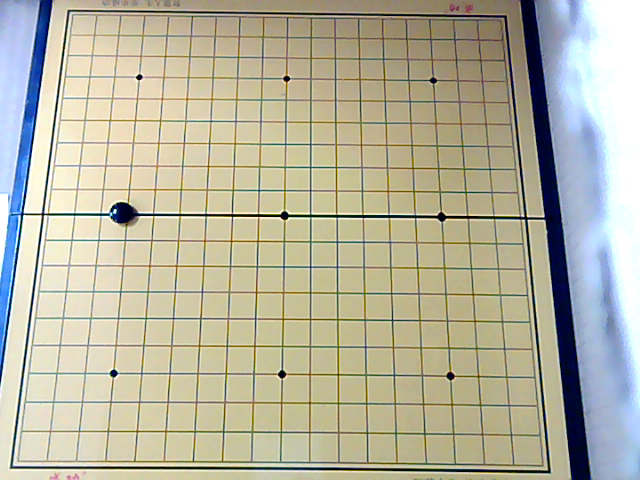
#> input picture 10.png, 640 x 480 px
$ python photo.py
#> lines starting #> are read from the running program, lines starting #| are printed output that depends on the picture
import cv2
import numpy as np
from matplotlib import pyplot as plt


a = cv2.imread('10.png')
#> a is the input picture: shape (480, 640, 3); mean B, G, R 159.8, 179.9, 182.7
rows, cols, channels = a.shape
#> rows = 480; cols = 640; channels = 3
cv2.imshow('origin',a)

plt.imshow(a,'gray')
plt.show()
list1 = np.float32([[71, 14], [499, 17], [16, 458], [542, 461]])
list2 = np.float32([[0, 0], [720, 0], [0, 720], [720, 720]])
M = cv2.getPerspectiveTransform(list1, list2)
         #M = cv2.findHomography(list1,list2)
img_perspective = cv2.warpPerspective(a, M, (720, 720))
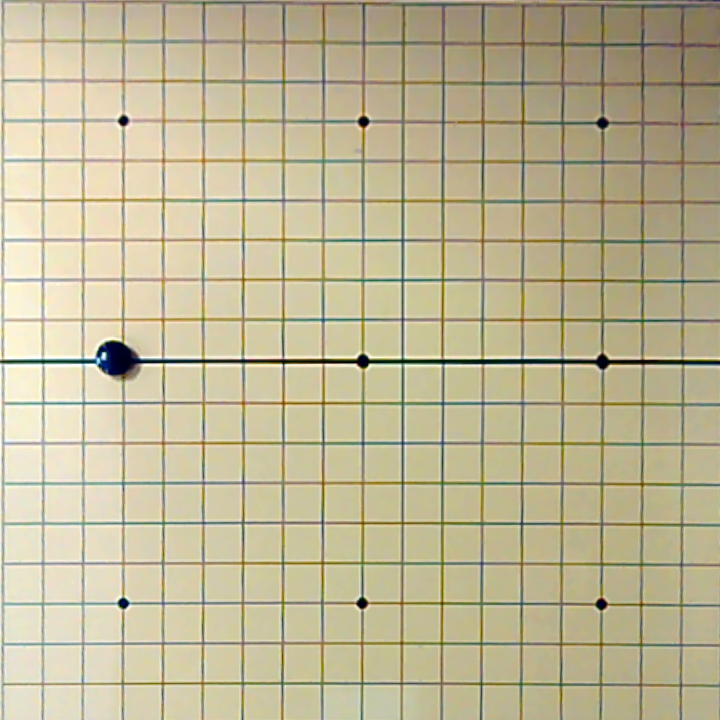
#> img_perspective: shape (720, 720, 3); mean B, G, R 150.2, 182.7, 190.9

print('perspective:\n', M)
cv2.imwrite("model3.jpg", img_perspective)

plt.imshow(img_perspective,'gray')
plt.show()
cv2.imshow('perspective',img_perspective)


cv2.waitKey(0)

$ run again, with 0.png copied over 10.png
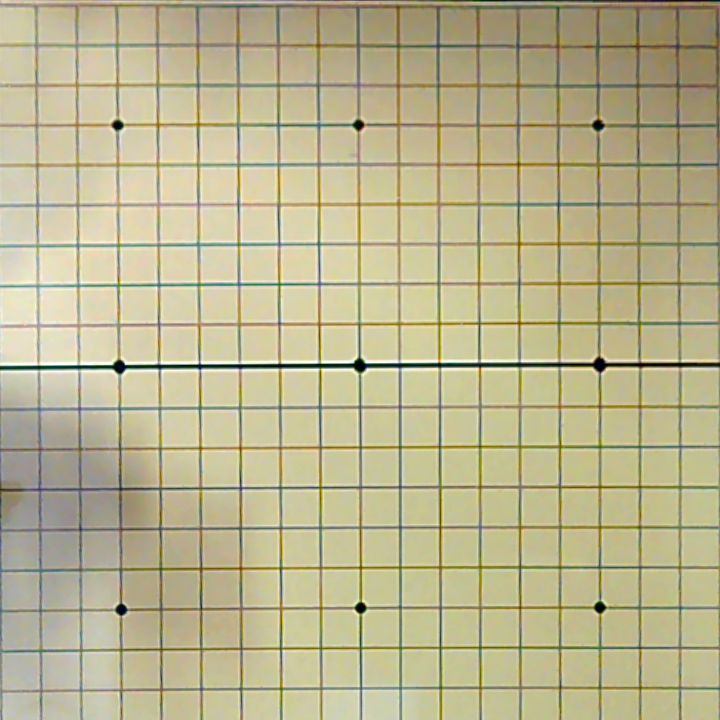
#> input picture 0.png, 720 x 720 px
#> a is the input picture: shape (720, 720, 3); mean B, G, R 143.7, 180.4, 186.5
#> `img_perspective = cv2.warpPerspective(a, M, (720, 720))`:
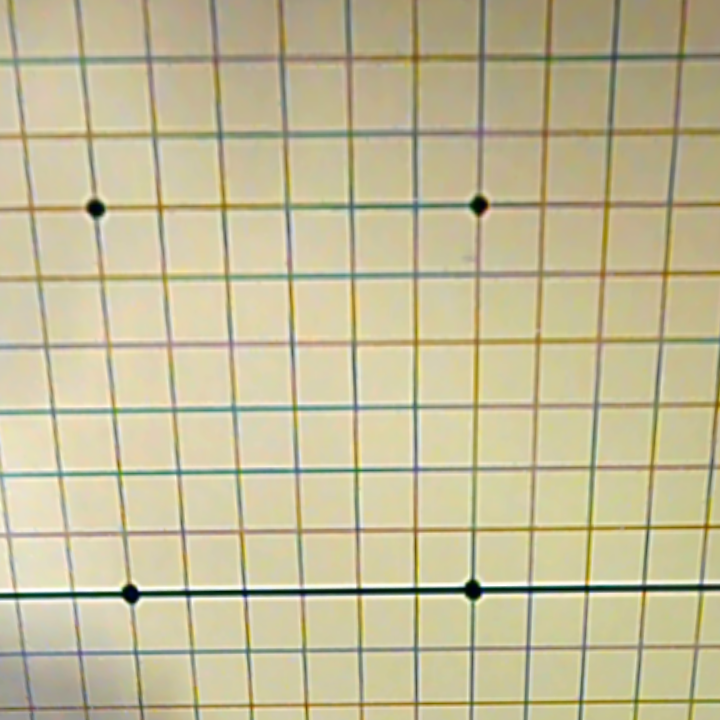
#> img_perspective: shape (720, 720, 3); mean B, G, R 152, 187.7, 195.2

$ run again, with 120.png copied over 10.png
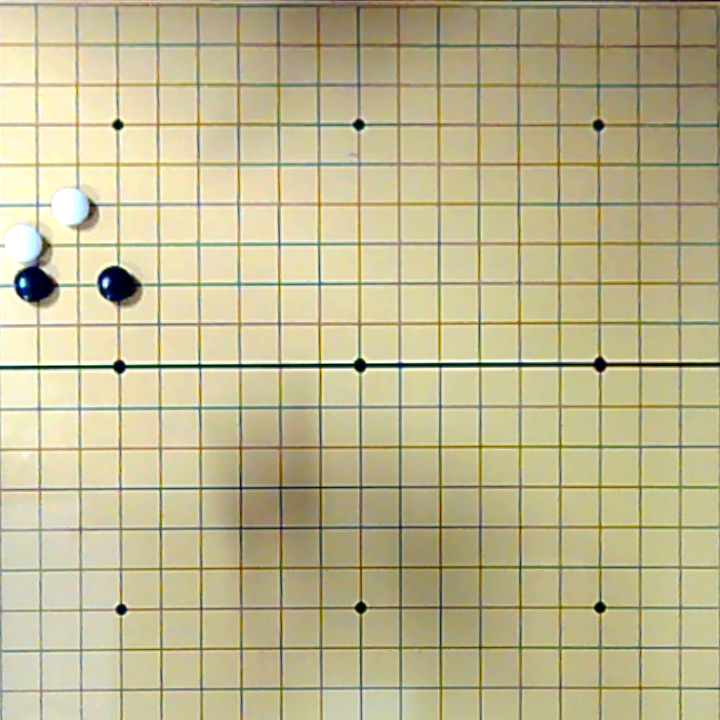
#> input picture 120.png, 720 x 720 px
#> a is the input picture: shape (720, 720, 3); mean B, G, R 145.3, 184.1, 191.5
#> `img_perspective = cv2.warpPerspective(a, M, (720, 720))`:
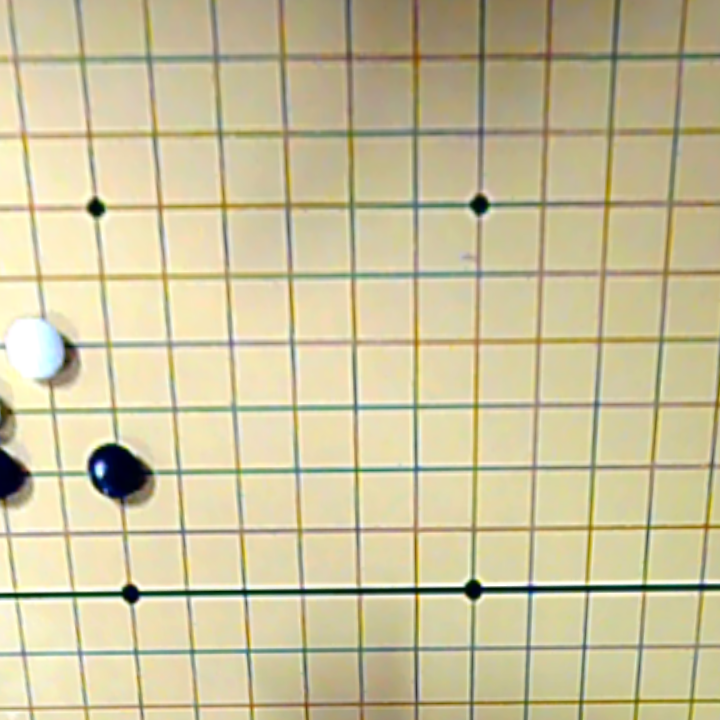
#> img_perspective: shape (720, 720, 3); mean B, G, R 156.1, 194.1, 202.9
